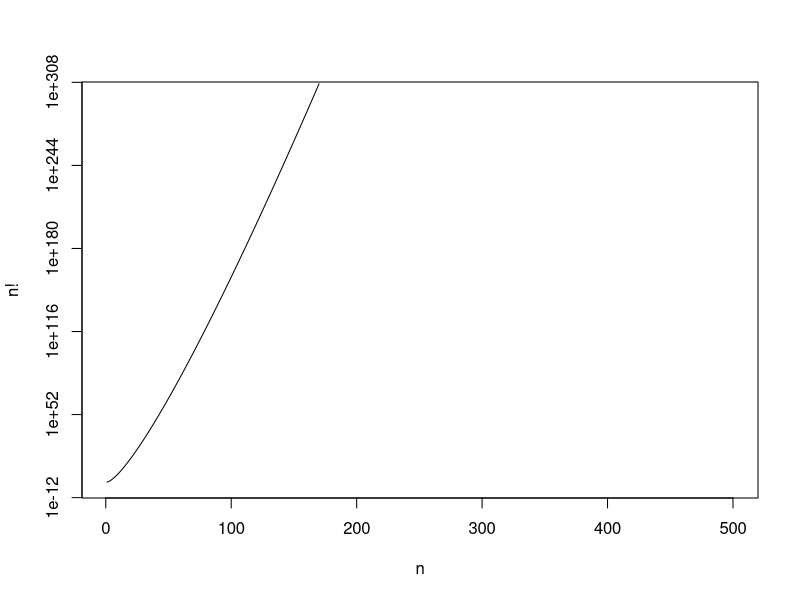

Reproduce this figure in R. (Note: this script raises an error after producing the figure.)
## By Marius Hofert

## In this example we learn how to do multi-node and multi-core computing in R.
## To this end we study the error when computing probabilities of the form
## P(a < U <= b) for a d-dimensional random vector U with independent U(0,1)
## distributed components. Furthermore, we quickly demonstrate how debugging
## and run time measurement can be done in R.


### In general: Watch out for numerical issues #################################

## How to evaluate choose(500, 200)?
choose(500, 200)
factorial(500)/(factorial(200)*factorial(300)) # too large values
n <- 500
x <- 1:n
y <- sapply(1:n, factorial)
plot(x, y, type = "l", log = "y", xlab = "n", ylab = "n!") # ... always look at plots
str(.Machine) # => double.xmax
summary(y) # => beyond double.xmax, R uses Inf here

## A numerical trick
log(factorial(200)) # obviously, same problem here ('mathematical composition' not doable)
lc <- lfactorial(500) - (lfactorial(200) + lfactorial(300)) # work with 'proper' logs
c <- exp(lc) # due to the '-/+', the result is of a size representable in computer arithmetic
c. <- exp(sum(log(1:500)) - sum(log(1:200)) - sum(log(1:300))) # we can mimic this trick
stopifnot(all.equal(choose(500, 200), c, c.)) # note: choose(500, 200) uses the same trick


### 1 Auxiliary functions ######################################################

##' @title Relative error of P(a < U <= b) under U ~ Pi for a randomly drawn (a,b]
##' @param d dimension
##' @return relative error when computing P(a < U <= b) based on U ~ Pi
##'         for a randomly constructed d-dimensional hypercube (a, b]
##' @author Marius Hofert
rel_err_P_under_Pi_random_vol <- function(d) # dimension
{
    ## Randomly generate the lower-left and upper-right corner of the cube
    pt <- matrix(runif(d * 2), ncol = 2) # 2 points in (0,1)^d (one in each col)
    cube <- cbind(a = pmin(pt[,1], pt[,2]),
                  b = pmax(pt[,1], pt[,2])) # choose a, b such that a <= b

    ## Compute P(a < U <= b) directly
    len <- apply(cube, 1, diff) # cube edge lengths
    prob <- prod(len) # or: prod(len) = exp(log(prod(len))) = exp(sum(log(len)))

    ## Compute P(a < U <= b) by evaluating Pi at all corners of (a,b],
    ## and using the 'checkerboard' way of determining the signs.

    ## For iterating over all 2^d corners, we iterate over the binary
    ## representation of m = 0:(2^d-1); see, for example, sfsmisc::digitsBase().
    D <- 2^d
    m <- 0:(D-1)
    II <- matrix(0, nrow = D, ncol = d)
    for (i in d:1L) {
        II[,i] <- m %% 2L + 1L
        if (i > 1) m <- m %/% 2L
    }
    Sign <- c(1,-1)[1L + (- rowSums(II)) %% 2] # (checkerboard) signs
    corners <- array(cube[cbind(c(col(II)), c(II))], dim = dim(II)) # (2^d, d)-matrix of corners
    C <- apply(corners, 1, prod) # evaluate the U(0,1)^d distribution function
    prob. <- sum(Sign * C) # add the checkerboard-sign-adjusted values together

    ## Compute relative error
    ## Note: |(x-y)/y| = eps => |x-y| = eps*|y| => (+/-)(x-y) = (+/-)*eps*y
    ##       => (x-y) = (+/-)*eps*y => x = (1 +/- eps) * y
    abs((prob. - prob) / prob)
}


### 2 Helpful features for software development in R ###########################

if(FALSE)
{
    ## Debugging
    ## Executing rel_err_P_under_Pi_random_vol() line-wise and interacting with it
    debug(rel_err_P_under_Pi_random_vol) # put rel_err_P_under_Pi_random_vol() in debug mode
    rel_err_P_under_Pi_random_vol(5) # call it
    undebug(rel_err_P_under_Pi_random_vol) # disable debug mode for rel_err_P_under_Pi_random_vol()

    ## Measuring run time
    ## 1) For smaller pieces of source code, use 'microbenchmark' (more reliable than
    ##    a simple system.time(replicate(1000), <function>) or even just
    ##    system.time(<function>)). microbenchmark() estimates the run time
    ##    in one of s, ms (10^{-3}s), us (10^{-6}s) or ns (10^{-9}s).
    system.time(replicate(1000, rel_err_P_under_Pi_random_vol(5))) # a simple version
    library(microbenchmark) # more sophisticated
    mbm <- microbenchmark(rel_err_P_under_Pi_random_vol(5), times = 1000)
    mbm # in ms; see also the argument 'unit'
    boxplot(mbm, unit = "ms", ylab = "Time in ms in log-scale") # boxplot in ms; note: the output is still a bit random
    ## 2) For larger chunks, 'profile' your code with Rprof(). This is also useful
    ##    to figure out where run time is 'lost' and to improve the run time of a
    ##    function.
    Rprof(profiling <- tempfile(), line.profiling = TRUE) # enable profiling
    err <- rel_err_P_under_Pi_random_vol(20)
    Rprof(NULL) # disable profiling
    (profile <- summaryRprof(profiling, lines = "both")) # get a summary
    str(profile)
    profile$by.self # profiling output for each relevant function (as 'self' and 'total', in absolute time and %)
}


### 3 Parallel computing #######################################################

## Setup
library(parallel) # for parLapply() (multi-node) and mclapply() (multi-core) functionality
d <- 8:16 # dimensions in which we compute the volumes
B <- 100 # number of replications (of measuring the relative error)

## Determine the number of cores/nodes to use
(num.cores <- detectCores()) # detect the number of available cores
num.workers <- num.cores

## Parallel computation
## Trade-off: Iterate over the B repetitions or the dimensions d first?
## 1) If we iterate over B first, all workers have (roughly) the same run time
##    (all have to work on the dimensions d)
## 2) If we iterate over d first, we can use the same seed on each worker
##    (guarantees reproducibility), but some workers are way faster
##    (biggest d takes longest), so we would require load balancing
## We use 1) here.
fun <- function(x, fun, method = c("mc", "sc")) {
    if(method == "mc") mclapply(x, fun,
                                mc.cores = num.workers,
                                mc.preschedule = FALSE) # with load balancing
    else lapply(x, fun)
}

## Sequentially
set.seed(271) # set seed here (sequential order guarantees reproducibility)
system.time(res. <- fun(seq_len(B), function(b) { # multi-core (with load balancing)
                vapply(d, function(d.) rel_err_P_under_Pi_random_vol(d.), NA_real_)
            }, method = "sc"))

## In parallel
set.seed(271) # set seed here (but not guaranteed that workers proceed in same order again)
system.time(res <- fun(seq_len(B), function(b) { # multi-core (with load balancing)
                vapply(d, function(d.) rel_err_P_under_Pi_random_vol(d.), NA_real_)
            }, method = "mc"))
## ... but method = "mc" is *not* num.cores-times faster! (due to overhead)

## Boxplot
res.mat <- matrix(unlist(res), nrow = B, ncol = length(d), byrow = TRUE) # (B, length(d))-matrix
df <- data.frame(rel.err = as.vector(res.mat), d = factor(rep(d, each = B))) # data.frame
sum(df$rel.err == 0, na.rm = TRUE) # number of relative errors equal to 0
df. <- df[df$rel.err > 0,] # remove 0s (to plot y-axis in log-scale)
boxplot(rel.err~d, data = df., boxwex = 0.3, outline = FALSE, log = "y",
        xlab = "d", ylab = expression("Relative error of P(a < U"<="b) under independence"))
mtext(substitute(B == B.~"replications", list(B. = B)), side = 4, line = 0.5, adj = 0)

## Remark:
## - Up to simulation error, the error gets larger in higher dimensions (more corners).
## - In high dimensions, this can lead to P(a < U <= b) being outside [0,1].
## - Especially a problem for copulas evaluated by MC
##   (like the multivariate normal or t distributions in >= 3 dimensions).
## - The run time is *not* "sequential run time" / num.workers (due to overhead)